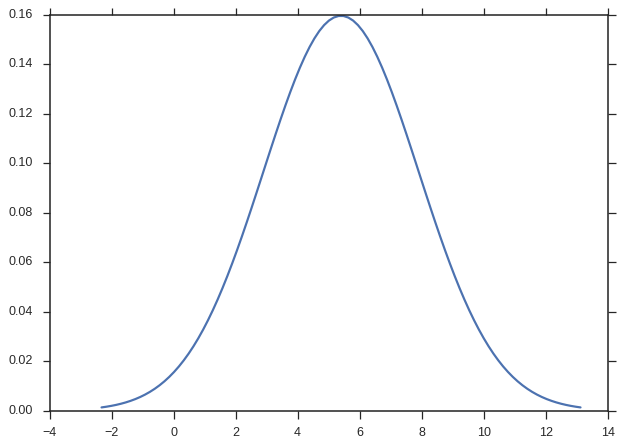

Python code for this plot:
import numpy
import seaborn
import paramnormal
clean_bkgd = {'axes.facecolor': 'none', 'figure.facecolor': 'none'}
seaborn.set(style='ticks', rc=clean_bkgd)
norm_dist = paramnormal.normal(μ=5.4, σ=2.5)
ax = paramnormal.activity.plot(norm_dist)
